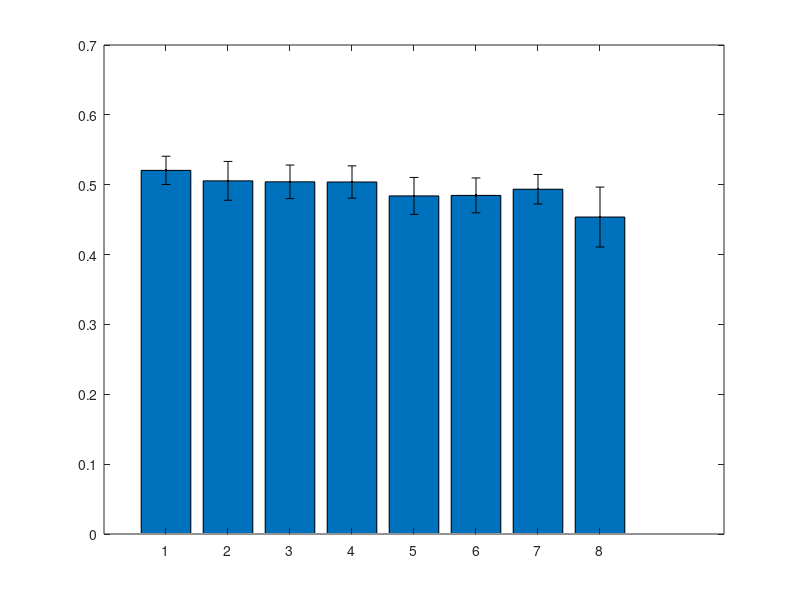

This figure's MATLAB source: (Note: this script raises an error after producing the figure.)
% Auto-generated from revision_multiseed_stable_10seed summary files
policies = {'Oracle','Flat MLP stable','Attn ML-GCN stable','ML-GCN stable','Greedy sleep','ML-GCN pruned','Agg GCN stable','RSRP sleep'};
energy_saving_with_switching_vs_all_on_mean = [0.52053776 0.50555833 0.50415967 0.50389052 0.48399076 0.48471375 0.49353662 0.45372240];
energy_saving_with_switching_vs_all_on_std = [0.02025398 0.02778804 0.02402305 0.02308019 0.02641476 0.02496935 0.02113364 0.04288124];
switch_events_mean = [2.96500000 2.27500000 2.35000000 2.33500000 3.28500000 2.89000000 2.43500000 3.31000000];
switch_events_std = [0.30736334 0.31024184 0.27182511 0.27289599 0.29911908 0.27264140 0.38733419 0.26645825];
figure; bar(energy_saving_with_switching_vs_all_on_mean); hold on; errorbar(1:numel(policies), energy_saving_with_switching_vs_all_on_mean, energy_saving_with_switching_vs_all_on_std, 'k.', 'LineWidth', 1); hold off; grid on; ylabel('Energy saving with switching penalty'); set(gca, 'XTick', 1:numel(policies), 'XTickLabel', policies, 'XTickLabelRotation', 30);
figure; bar(switch_events_mean); hold on; errorbar(1:numel(policies), switch_events_mean, switch_events_std, 'k.', 'LineWidth', 1); hold off; grid on; ylabel('Mean BS state changes per snapshot'); set(gca, 'XTick', 1:numel(policies), 'XTickLabel', policies, 'XTickLabelRotation', 30);
